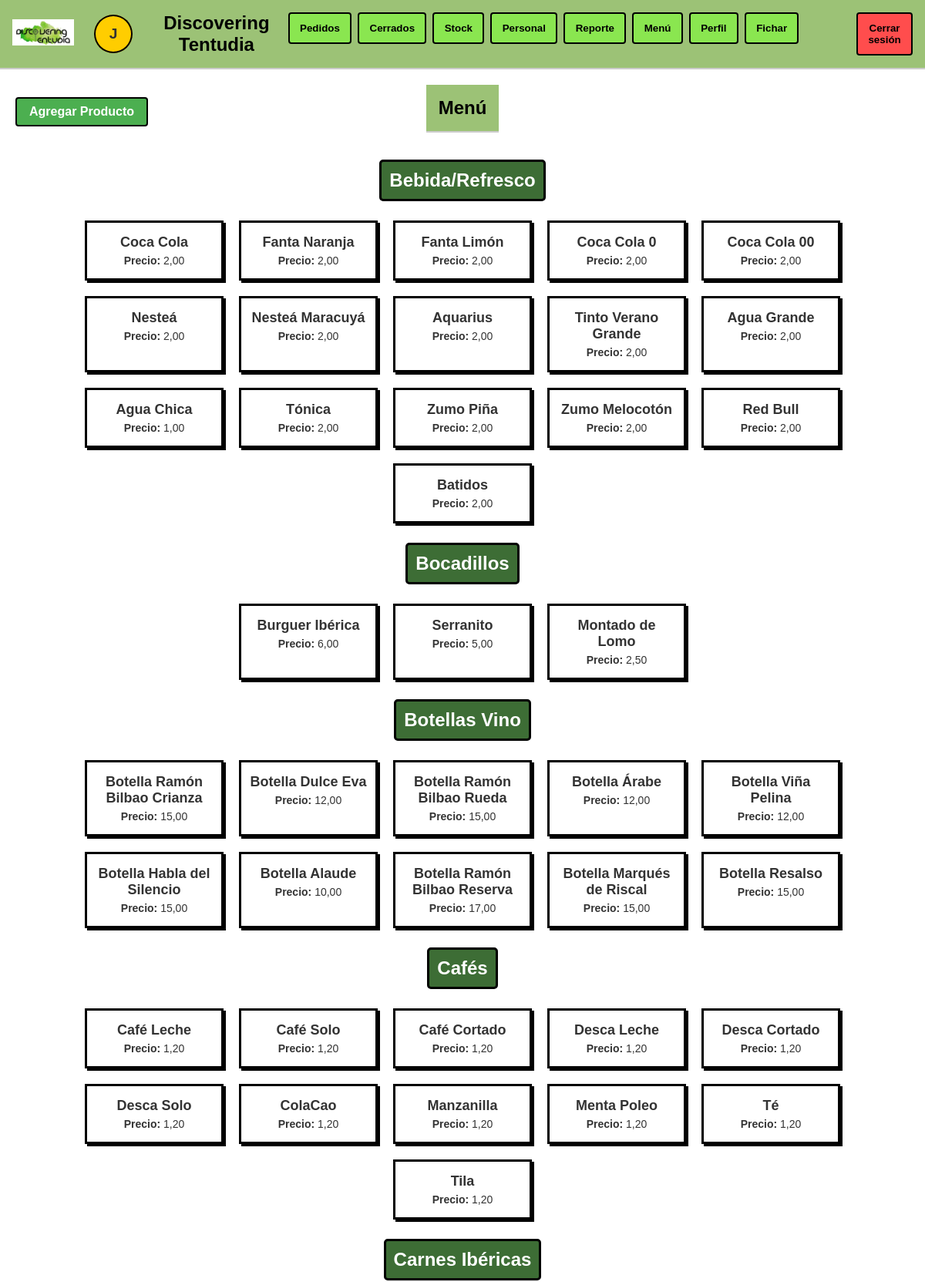
The page /menu/ (signed in, upper part) on the database its author committed.
### tapAppGestion/models.py (models this page shows, shortened)
class Producto(models.Model):
    CATEGORIAS = (
        ('Cervezas', 'Cervezas'),
        ('Bebida/Refresco', 'Bebida/Refresco'),
        ('Copa Vino', 'Copa Vino'),
        ('Botellas Vino', 'Botellas Vino'),
        ('Fuera de Carta', 'Fuera de Carta'),
        ('Pan', 'Pan'),
        ('Tapas o ½ Ración', 'Tapas o ½ Ración'),
        ('Entrantes', 'Entrantes'),
        ('Pescados', 'Pescados'),
        ('Carnes Ibéricas', 'Carnes Ibéricas'),
        ('Carnes Ternera', 'Carnes Ternera'),
        ('Bocadillos', 'Bocadillos'),
        ('Postres', 'Postres'),
        ('Cafés', 'Cafés'),
        ('Bebidas Alcohólicas', 'Bebidas Alcohólicas'),
        ('Desayunos', 'Desayunos'),
        ('Oferta del día', 'Oferta del día'),
    )
    nombre = models.CharField(max_length=100)
    categoria = models.CharField(max_length=50, choices=CATEGORIAS)
    precio = models.DecimalField(max_digits=6, decimal_places=2)
    imagen = models.ImageField(upload_to='productos/', blank=True, null=True)
    cantidad = models.PositiveIntegerField(default=0)  # Campo para la cantidad en el almacén
    es_barril = models.BooleanField(default=False)
    litros_disponibles = models.DecimalField(max_digits=6, decimal_places=2, null=True, blank=True)
    kilos_disponibles = models.DecimalField(max_digits=6, decimal_places=2, null=True, blank=True)

### tapAppGestion/views.py (the view)
# urls.py: path('menu/', views.menu, name='menu'),
@login_required
def menu(request):
    productos = Producto.objects.all().order_by('categoria')
    categorias = {}
    for producto in productos:
        if producto.categoria not in categorias:
            categorias[producto.categoria] = []
        categorias[producto.categoria].append(producto)
    return render(request, 'menu.html', {'categorias': categorias})

### tapAppGestion/templates/menu.html (shortened to what this page needs)
{% extends 'base.html' %}
{% load static %}
{% block content %}
<!DOCTYPE html>
<html lang="es">
<head>
  <link rel="stylesheet" type="text/css" href="{% static 'css/stylesMenu.css' %}">
</head>
<body>
  <header>
    <h1>Menú</h1>
    {% if user.is_superuser %}
    <a href="{% url 'agregar_producto' %}" class="btn-agregar">Agregar Producto</a>
    {% endif %}
  </header>
  <main>
    {% for categoria, productos in categorias.items %}
      <h2>{{ categoria }}</h2>
      <ul>
        {% for producto in productos %}
          <li>
            <a href="{% url 'producto_detalle' producto.id %}">
              <h3>{{ producto.nombre }}</h3>
            </a>
            <p><strong>Precio:</strong> {{ producto.precio }}</p>
          </li>
        {% endfor %}
      </ul>
    {% endfor %}
  </main>
</body>
</html>
{% endblock %}

### tapAppGestion/templates/base.html (shortened to what this page needs)
{% load static %}
<!DOCTYPE html>
<html lang="es">
<head>
    <link rel="stylesheet" type="text/css" href="{% static 'css/stylesIndex.css' %}">
</head>
<body>
    <header>
        <div class="header-left">
            <a href="{% url 'index' %}">
                <img src="{% static 'images/logo_blanco.jpeg' %}" alt="Logo Discovering Tentudia" class="logo">
            </a>
            <a href="{% url 'profile' %}" style="text-decoration: none;">
                <div class="user-circle">{{ user.first_name|slice:":1" }}</div>
            </a>
            <h1>Discovering Tentudia</h1>
        </div>
        <nav>
            <a href="{% url 'lista_pedidos' %}">
                <button>Pedidos</button>
            </a>
            {% if user.is_superuser %}
            <a href="{% url 'lista_pedidos_cerrados' %}">
                <button>Cerrados</button>
            </a>
            <a href="{% url 'stock' %}">
                <button>Stock</button>
            </a>
            <a href="{% url 'personal' %}">
                <button>Personal</button>
            </a>
            <a href="{% url 'reporte' %}">
                <button>Reporte</button>
            </a>
            {% endif %}
            <a href="{% url 'menu' %}">
                <button>Menú</button>
            </a>
            <a href="{% url 'profile' %}">
                <button>Perfil</button>
            </a>
            <a href="{% url 'control_horarios' %}">
                <button>Fichar</button>
            </a>
            <a href="{% url 'salir' %}">
                <button class="logout-button">Cerrar sesión</button>
            </a>
        </nav>
    </header>
    <main>
        {% block content %}
        {% endblock %}
    </main>
</body>
</html>

### tapAppGestion/static/css/stylesIndex.css (style rules this page uses)
* { margin: 0; padding: 0; box-sizing: border-box; }
body { font-family: Arial, sans-serif; background-color: #fff; color: #333; }
header { display: flex; align-items: center; justify-content: space-between; padding: 1em; border-bottom: 2px solid #ccc; }
header h1 { font-weight: bold; font-size: 24px; color: black; }
.header-left { display: flex; align-items: center; gap: 1em; }
.user-circle { width: 50px; height: 50px; border-radius: 50%; background-color: #ffcd00; display: flex; align-items: center; justify-content: center; font-weight: bold; font-size: 1.2rem; color: #333; box-shadow: 0 0 0 2px #000 inset; }
h1 { font-size: 1.2rem; font-weight: normal; }
nav { display: flex; gap: 0.5em; }
nav button { background-color: #8ae650; border: 2px solid #000; color: #000; font-weight: bold; padding: 0.8em 1em; cursor: pointer; border-radius: 4px; }
.logout-button { background-color: #ff4d4d; margin-left: 5em; }
main { position: relative; padding: 2em; display: flex; flex-direction: column; align-items: center; }
.logo { width: 80px; height: auto; margin-right: 10px; }

### tapAppGestion/static/css/stylesMenu.css (style rules this page uses)
body { font-family: Arial, sans-serif; background-color: white; text-align: center; margin: 0; padding: 0; }
.btn-agregar { background-color: #6CAF50; color: white; padding: 10px 15px; text-decoration: none; font-weight: bold; border-radius: 5px; border: 3px solid black; position: absolute; left: 20px; top: 20px; }
main { display: flex; flex-wrap: wrap; justify-content: center; padding: 20px; }
h2 { background-color: #3D6D35; color: white; padding: 10px; border-radius: 5px; border: 3px solid black; display: inline-block; margin: 15px auto; }
ul { list-style-type: none; padding: 0; display: flex; flex-wrap: wrap; justify-content: center; }
li { background-color: white; padding: 10px; margin: 10px; border: 3px solid black; width: 180px; text-align: center; box-shadow: 3px 3px 0px black; }
li h3 { font-size: 18px; font-weight: bold; margin: 5px 0; }
li p { font-size: 14px; margin: 5px 0; }
.btn-agregar { display: inline-block; padding: 0.5em 1em; margin: 1em 0; background-color: #4CAF50; color: white; text-align: center; text-decoration: none; border-radius: 4px; border: 2px solid #000; font-weight: bold; }
a { text-decoration: none; color: inherit; }
h3 { margin: 0; padding: 0; color: #333; }

### tapAppGestion/templates/base.html (style rules this page uses)
header { background-color: #9cc276; }

### rows shown on the page
Producto: categorias "Bebida/Refresco", nombre "Coca Cola", precio "2,00"
Producto: nombre "Fanta Naranja", precio "2,00"
Producto: nombre "Fanta Limón", precio "2,00"
Producto: nombre "Coca Cola 0", precio "2,00"
Producto: nombre "Coca Cola 00", precio "2,00"
Producto: nombre "Nesteá", precio "2,00"
Producto: nombre "Nesteá Maracuyá", precio "2,00"
Producto: nombre "Aquarius", precio "2,00"
Producto: nombre "Tinto Verano Grande", precio "2,00"
Producto: nombre "Agua Grande", precio "2,00"
Producto: nombre "Agua Chica", precio "1,00"
Producto: nombre "Tónica", precio "2,00"
Producto: nombre "Zumo Piña", precio "2,00"
Producto: nombre "Zumo Melocotón", precio "2,00"
Producto: nombre "Red Bull", precio "2,00"
Producto: nombre "Batidos", precio "2,00"
Producto: categoria "Bocadillos", nombre "Burguer Ibérica", precio "6,00"
Producto: nombre "Serranito", precio "5,00"
Producto: nombre "Montado de Lomo", precio "2,50"
Producto: categoria "Botellas Vino", nombre "Botella Ramón Bilbao Crianza", precio "15,00"
Producto: nombre "Botella Dulce Eva", precio "12,00"
Producto: nombre "Botella Ramón Bilbao Rueda", precio "15,00"
Producto: nombre "Botella Árabe", precio "12,00"
Producto: nombre "Botella Viña Pelina", precio "12,00"
Producto: nombre "Botella Habla del Silencio", precio "15,00"
Producto: nombre "Botella Alaude", precio "10,00"
Producto: nombre "Botella Ramón Bilbao Reserva", precio "17,00"
Producto: nombre "Botella Marqués de Riscal", precio "15,00"
Producto: nombre "Botella Resalso", precio "15,00"
Producto: categoria "Cafés", nombre "Café Leche", precio "1,20"
Producto: nombre "Café Solo", precio "1,20"
Producto: nombre "Café Cortado", precio "1,20"
Producto: nombre "Desca Leche", precio "1,20"
Producto: nombre "Desca Cortado", precio "1,20"
Producto: nombre "Desca Solo", precio "1,20"
Producto: nombre "ColaCao", precio "1,20"
Producto: nombre "Manzanilla", precio "1,20"
Producto: nombre "Menta Poleo", precio "1,20"
Producto: nombre "Té", precio "1,20"
Producto: nombre "Tila", precio "1,20"
Producto: categoria "Carnes Ibéricas"

### other values the page prints
{{ user.first_name|slice:":1" }} "J"
